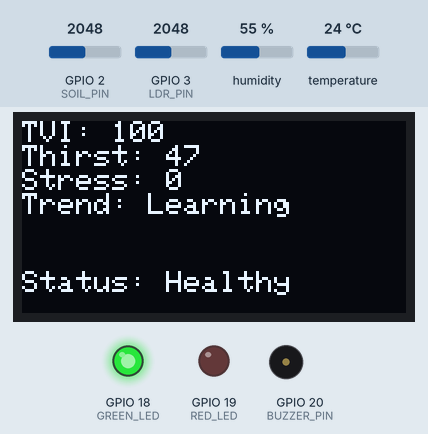
The sketch below on a simulated ESP32-C6. On the bench: 128×64 one-colour display, output pins drawn as LEDs (lit = HIGH), buzzer (waves = sounding, pin HIGH). Inputs (shaded band) come from the test bench; at power-on: GPIO 2 (SOIL_PIN) = 2048, temperature 24 °C, humidity 55 %, GPIO 3 (LDR_PIN) = 2048. WiFi joins after 1.5 s; servers stay silent unless stated; what the sketch prints to the serial monitor is not drawn.

Above: at 8.5 s.
8.6 s: GPIO 2 (SOIL_PIN) set to 2886
At 12.0 s:
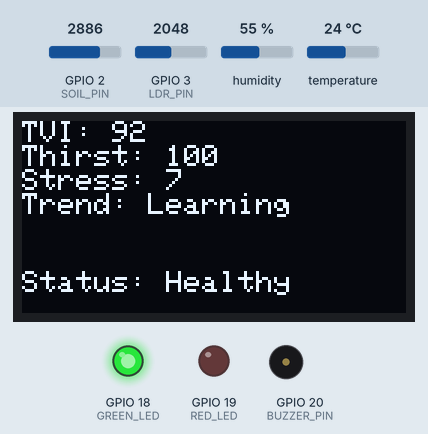
15.4 s: GPIO 2 (SOIL_PIN) set to 2994
At 21.2 s:
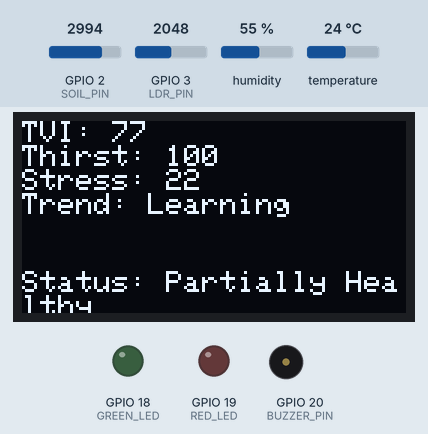
24.0 s: temperature set to 34 °C
At 27.0 s:
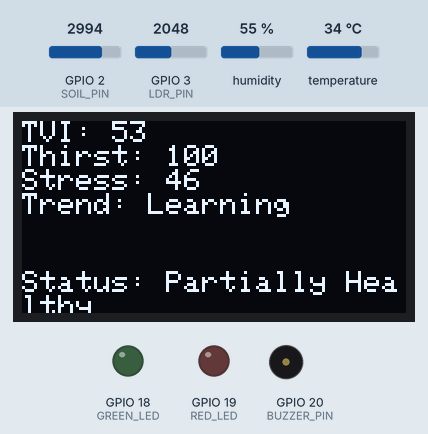
30.4 s: temperature set to 37 °C
At 33.4 s:
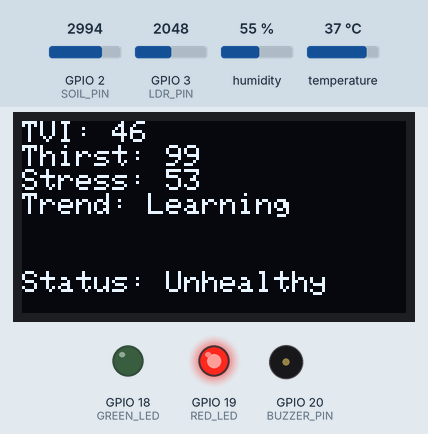
35.5 s: GPIO 2 (SOIL_PIN) set to 1228
At 37.5 s:
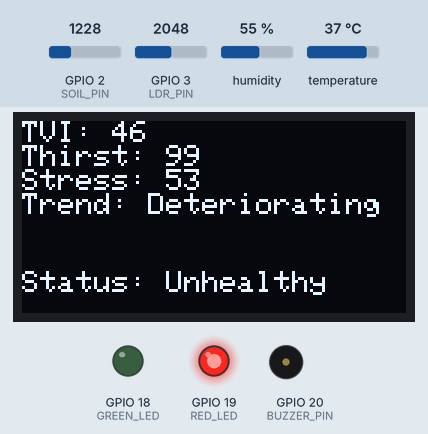
42.4 s: humidity set to 39 %
At 44.3 s:
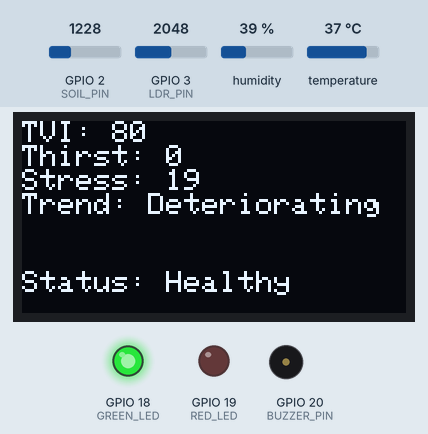
45.4 s: humidity set to 36 %
Timing chart, 0 to 48.4 s (numbered marks = the images above; inputs shaded):
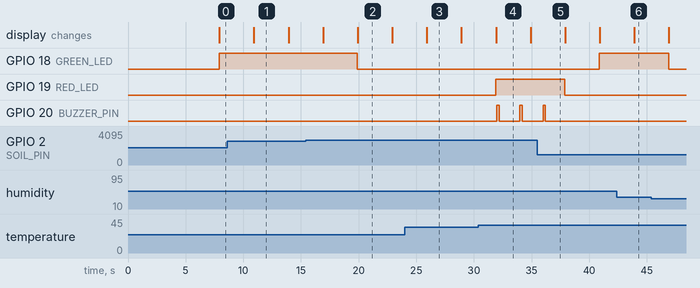

Measured:
- the behaviour switches between 2927 and 2928 on GPIO 2 (SOIL_PIN) (found by bisection; images 1 and 2)
- the behaviour switches between 35 and 36 °C on temperature (found by bisection; images 3 and 4)
- after the input at 8.6 s, the display: changes after 2.3 s (image 1)
- after the input at 30.4 s, GPIO 19 (RED_LED): LOW → HIGH after 1.5 s; GPIO 20 (BUZZER_PIN): alternates HIGH for 0.20 s and LOW for 1.8 s, starting after 1.6 s; the display: changes after 1.5 s (image 4)
- after the input at 35.5 s, GPIO 18 (GREEN_LED): LOW → HIGH after 5.4 s; GPIO 19 (RED_LED): HIGH → LOW after 2.4 s; GPIO 20 (BUZZER_PIN): goes on until 36.2 s, then stays LOW
- after the input at 42.4 s, the display: changes after 1.5 s (image 6)
- after the input at 45.4 s, GPIO 18 (GREEN_LED): HIGH → LOW after 1.5 s

The sketch:

TreeVital.ino
```cpp
/* ============================================================
   TREEVITAL - Tree Vitality Monitoring System
   Board: ESP32-C6 (any DevKit variant)

   Sensors wired:      FC-28 soil moisture (AO) -> GPIO2
                        LDR / photoresistor      -> GPIO3
                        DHT11 (temp/humidity)    -> GPIO21
   Outputs wired:      Green LED -> GPIO18, Red LED -> GPIO19
                        Buzzer    -> GPIO20
                        OLED (I2C SSD1306) SDA -> GPIO22, SCL -> GPIO23

   DHT11 is active (USE_DHT11 = true). Its readings feed the Stress Index
   and are printed to Serial Monitor only - OLED, Blynk, LEDs, and buzzer
   are unaffected by this change and keep working exactly as before.
   ============================================================ */

// ---------------- Blynk credentials ----------------
// Get these from your Blynk.Cloud template (see setup guide)
#define BLYNK_TEMPLATE_ID   "YOUR_TEMPLATE_ID"
#define BLYNK_TEMPLATE_NAME "TreeVital"
#define BLYNK_AUTH_TOKEN    "YOUR_AUTH_TOKEN"

#include <WiFi.h>
#include <BlynkSimpleEsp32.h>
#include <Wire.h>
#include <Adafruit_GFX.h>
#include <Adafruit_SSD1306.h>

char ssid[] = "YOUR_WIFI_SSID";
char pass[] = "YOUR_WIFI_PASSWORD";

// ---------------- DHT11 (temperature + humidity) ----------------
#include <DHT.h>
#define DHT_PIN 21
#define DHT_TYPE DHT11
DHT dht(DHT_PIN, DHT_TYPE);
bool USE_DHT11 = true;
// -------------------------------------------------------------

// ---------------- Pin assignments ----------------
const int SOIL_PIN   = 2;
const int LDR_PIN    = 3;
const int GREEN_LED  = 18;
const int RED_LED    = 19;
const int BUZZER_PIN = 20;
const int OLED_SDA = 22;
const int OLED_SCL = 23;

// ---------------- OLED display ----------------
#define SCREEN_WIDTH 128
#define SCREEN_HEIGHT 64
#define OLED_RESET -1
#define OLED_I2C_ADDR 0x3C   // try 0x3D instead if the display stays blank
Adafruit_SSD1306 display(SCREEN_WIDTH, SCREEN_HEIGHT, &Wire, OLED_RESET);

// ---------------- Calibration ----------------
// FILL THESE IN using the raw values printed to Serial Monitor.
// It does not matter whether the "0%" number is bigger or smaller
// than the "100%" number - the math below handles either direction.
float SOIL_RAW_DRY  = 3000;  // raw reading -> treated as 0% moisture
float SOIL_RAW_WET  = 1200;  // raw reading -> treated as 100% moisture
float LDR_RAW_DARK  = 300;   // raw reading -> treated as 0% light
float LDR_RAW_BRIGHT = 3800; // raw reading -> treated as 100% light

// Acceptable "good" ranges (tune to your plant/species over time)
const float LIGHT_MIN_GOOD = 20, LIGHT_MAX_GOOD = 80;
const float LIGHT_HARD_MIN = 0,  LIGHT_HARD_MAX = 100;
const float TEMP_MIN_GOOD = 18, TEMP_MAX_GOOD = 28;
const float TEMP_HARD_MIN = 5,  TEMP_HARD_MAX = 40;
const float HUM_MIN_GOOD  = 40, HUM_MAX_GOOD  = 70;
const float HUM_HARD_MIN  = 10, HUM_HARD_MAX  = 95;

// ---------------- Baseline (auto-learned at boot) ----------------
float baselineSoilPct = -1;   // set once during setup()
float lastSoilPct = -1;       // used to measure rate of decline

// ---------------- Moving average filters ----------------
const int FILTER_SIZE = 5;
float soilBuf[FILTER_SIZE]  = {0};
float lightBuf[FILTER_SIZE] = {0};
int soilPos = 0, soilCount = 0;
int lightPos = 0, lightCount = 0;

// ---------------- History for trend + recovery ----------------
const int HISTORY_SIZE = 10;
float tviHistory[HISTORY_SIZE]    = {0};
float stressHistory[HISTORY_SIZE] = {0};
int historyPos = 0, historyCount = 0;
float peakStress = 0;

BlynkTimer timer;
String currentStatus = "Healthy";  // updated by sendData(), read continuously by loop()

// ================= Helper functions =================

float pushAndAverage(float* buf, int &pos, int &count, float newVal) {
  buf[pos] = newVal;
  pos = (pos + 1) % FILTER_SIZE;
  if (count < FILTER_SIZE) count++;
  float sum = 0;
  for (int i = 0; i < count; i++) sum += buf[i];
  return sum / count;
}

// Maps a raw ADC value onto 0-100%, given the raw values that represent 0% and 100%
float rawToPercent(float raw, float rawAt0, float rawAt100) {
  float pct = (raw - rawAt0) * 100.0 / (rawAt100 - rawAt0);
  return constrain(pct, 0, 100);
}

// 0 stress inside [minGood,maxGood], ramps up to 100 as value passes the hard limits
float rangeStress(float value, float minGood, float maxGood, float hardMin, float hardMax) {
  if (value >= minGood && value <= maxGood) return 0;
  if (value < minGood) {
    if (hardMin >= minGood) return 100;
    return constrain((minGood - value) * 100.0 / (minGood - hardMin), 0, 100);
  }
  if (hardMax <= maxGood) return 100;
  return constrain((value - maxGood) * 100.0 / (hardMax - maxGood), 0, 100);
}

void pushHistory(float tvi, float stress) {
  tviHistory[historyPos] = tvi;
  stressHistory[historyPos] = stress;
  historyPos = (historyPos + 1) % HISTORY_SIZE;
  if (historyCount < HISTORY_SIZE) historyCount++;
}

String computeTrend() {
  if (historyCount < HISTORY_SIZE) return "Learning";
  float firstHalf = 0, secondHalf = 0;
  int half = HISTORY_SIZE / 2;
  for (int i = 0; i < half; i++) firstHalf += tviHistory[i];
  for (int i = half; i < HISTORY_SIZE; i++) secondHalf += tviHistory[i];
  firstHalf /= half;
  secondHalf /= (HISTORY_SIZE - half);
  float diff = secondHalf - firstHalf;
  if (diff > 3) return "Improving";
  if (diff < -3) return "Deteriorating";
  return "Stable";
}

// ================= Setup =================

void setup() {
  Serial.begin(115200);
  pinMode(GREEN_LED, OUTPUT);
  pinMode(RED_LED, OUTPUT);
  pinMode(BUZZER_PIN, OUTPUT);

  Wire.begin(OLED_SDA, OLED_SCL);
  if (!display.begin(SSD1306_SWITCHCAPVCC, OLED_I2C_ADDR)) {
    Serial.println("SSD1306 not found - check wiring/address");
  } else {
    display.clearDisplay();
    display.setTextSize(1);
    display.setTextColor(SSD1306_WHITE);
    display.setCursor(0, 0);
    display.println("TreeVital");
    display.println("Starting up...");
    display.display();
  }

  // ---------------- DHT11 INTEGRATION: step 2 ----------------
  if (USE_DHT11) dht.begin();
  // -------------------------------------------------------------

  Blynk.begin(BLYNK_AUTH_TOKEN, ssid, pass);

  Serial.println("Learning soil baseline... IMPORTANT: sensor must already be");
  Serial.println("inserted in moist soil (ideally just after watering) for this to be meaningful.");
  float sum = 0;
  for (int i = 0; i < 10; i++) {
    int raw = analogRead(SOIL_PIN);
    float pct = rawToPercent(raw, SOIL_RAW_DRY, SOIL_RAW_WET);
    sum += pct;
    delay(300);
  }
  baselineSoilPct = sum / 10.0;
  lastSoilPct = baselineSoilPct;
  Serial.print("Baseline soil moisture set to: ");
  Serial.print(baselineSoilPct);
  Serial.println("%");

  timer.setInterval(3000L, sendData);
}

// ================= Main loop =================

void loop() {
  Blynk.run();
  timer.run();
  updateBuzzer();
}

// Runs every loop() iteration (not just every 3s like sendData) so the
// beep timing is actually accurate instead of being sampled too rarely.
void updateBuzzer() {
  const int BEEP_ON_MS = 200;            // how long each beep lasts
  const int CRITICAL_PERIOD_MS = 800;    // beep every 0.8s - urgent
  const int UNHEALTHY_PERIOD_MS = 2000;  // beep every 2s - beep..beep..beep
  if (currentStatus == "Critical") {
    digitalWrite(BUZZER_PIN, (millis() % CRITICAL_PERIOD_MS) < BEEP_ON_MS ? HIGH : LOW);
  } else if (currentStatus == "Unhealthy") {
    digitalWrite(BUZZER_PIN, (millis() % UNHEALTHY_PERIOD_MS) < BEEP_ON_MS ? HIGH : LOW);
  } else {
    digitalWrite(BUZZER_PIN, LOW);
  }
}

// ================= Core logic =================

void sendData() {
  // ---- Raw readings ----
  int soilRaw = analogRead(SOIL_PIN);
  int lightRaw = analogRead(LDR_PIN);

  // Print raw values so you can fill in the calibration constants above
  Serial.print("RAW soil="); Serial.print(soilRaw);
  Serial.print("  RAW light="); Serial.println(lightRaw);

  float soilPctRaw = rawToPercent(soilRaw, SOIL_RAW_DRY, SOIL_RAW_WET);
  float lightPctRaw = rawToPercent(lightRaw, LDR_RAW_DARK, LDR_RAW_BRIGHT);

  // ---- Filtering (smooth out noisy single readings) ----
  float soilPct = pushAndAverage(soilBuf, soilPos, soilCount, soilPctRaw);
  float lightPct = pushAndAverage(lightBuf, lightPos, lightCount, lightPctRaw);

  // ---- DHT11 INTEGRATION: step 3 ----
  float tempC = TEMP_MIN_GOOD + (TEMP_MAX_GOOD - TEMP_MIN_GOOD) / 2; // neutral placeholder
  float humPct = HUM_MIN_GOOD + (HUM_MAX_GOOD - HUM_MIN_GOOD) / 2;   // neutral placeholder
  if (USE_DHT11) {
    float t = dht.readTemperature();
    float h = dht.readHumidity();
    if (!isnan(t)) tempC = t;
    if (!isnan(h)) humPct = h;
    // Serial-only, as requested - not shown on OLED/Blynk/LEDs/buzzer.
    Serial.print("RAW DHT11 temp="); Serial.print(tempC);
    Serial.print("C  humidity="); Serial.print(humPct);
    Serial.println("%");
  }
  // ------------------------------------

  // ---- Individual stress scores (0-100) ----
  // minGood has a hard floor of 20% so a bad/low baseline (e.g. sensor not
  // yet inserted into soil when it learned) can never make "very dry" look normal.
  float waterMinGood = max((float)20, baselineSoilPct - 15);
  float waterStress = rangeStress(soilPct, waterMinGood, 100, 0, 100);
  float lightStress = rangeStress(lightPct, LIGHT_MIN_GOOD, LIGHT_MAX_GOOD, LIGHT_HARD_MIN, LIGHT_HARD_MAX);
  float tempStress = rangeStress(tempC, TEMP_MIN_GOOD, TEMP_MAX_GOOD, TEMP_HARD_MIN, TEMP_HARD_MAX);
  float humStress = rangeStress(humPct, HUM_MIN_GOOD, HUM_MAX_GOOD, HUM_HARD_MIN, HUM_HARD_MAX);

  // ---- DEBUG: watch these while calibrating. If soil%/light% barely move
  // out of the 20-80 range even at extremes, your raw calibration constants
  // above don't match your actual sensor - re-measure and update them. ----
  Serial.print("  [debug] soil%="); Serial.print(soilPct);
  Serial.print(" light%="); Serial.print(lightPct);
  Serial.print(" waterMinGood="); Serial.print(waterMinGood);
  Serial.print(" waterStress="); Serial.print(waterStress);
  Serial.print(" lightStress="); Serial.println(lightStress);

  // ---- Combined Stress Index (weights redistribute if DHT11 isn't active yet) ----
  float stressIndex;
  if (USE_DHT11) {
    stressIndex = waterStress * 0.35 + lightStress * 0.25 + tempStress * 0.25 + humStress * 0.15;
  } else {
    stressIndex = waterStress * 0.6 + lightStress * 0.4;
  }

  // ---- Thirst Index: current deficit + rate of decline (early warning) ----
  float declineRate = lastSoilPct - soilPct; // positive = drying out
  lastSoilPct = soilPct;
  float thirstIndex = constrain((100 - soilPct) + declineRate * 5, 0, 100);

  // ---- Tree Vitality Index ----
  float tvi = constrain(100 - stressIndex, 0, 100);

  // ---- Recovery Index ----
  if (stressIndex > peakStress) peakStress = stressIndex;
  float recoveryIndex = 0;
  if (peakStress > 0) {
    recoveryIndex = constrain((peakStress - stressIndex) / peakStress * 100.0, 0, 100);
  }
  if (stressIndex < 5) peakStress = 0; // fully recovered, reset for next episode

  pushHistory(tvi, stressIndex);
  String trend = computeTrend();

  // ---- Overall status ----
  String status;
  if (tvi >= 80) status = "Healthy";
  else if (tvi >= 50) status = "Partially Healthy";
  else if (tvi >= 25) status = "Unhealthy";
  else status = "Critical";

  // ---- Dominant stress factor (explainable diagnosis) ----
  String dominant = "None";
  float maxStress = waterStress;
  dominant = "Water deficit";
  if (lightStress > maxStress) { maxStress = lightStress; dominant = "Poor light"; }
  if (USE_DHT11 && tempStress > maxStress) { maxStress = tempStress; dominant = "Temperature stress"; }
  if (USE_DHT11 && humStress > maxStress) { maxStress = humStress; dominant = "Humidity stress"; }
  if (maxStress < 10) dominant = "None - conditions good";

  // ---- LEDs + buzzer ----
  digitalWrite(GREEN_LED, status == "Healthy" ? HIGH : LOW);
  digitalWrite(RED_LED, (status == "Unhealthy" || status == "Critical") ? HIGH : LOW);
  currentStatus = status; // updateBuzzer() in loop() reads this continuously

  // ---- Update OLED ----
  display.clearDisplay();
  display.setTextSize(1);
  display.setTextColor(SSD1306_WHITE);
  display.setCursor(0, 0);
  display.print("TVI: "); display.println((int)tvi);
  display.print("Thirst: "); display.println((int)thirstIndex);
  display.print("Stress: "); display.println((int)stressIndex);
  display.print("Trend: "); display.println(trend);
  display.setTextSize(1);
  display.setCursor(0, 50);
  display.print("Status: "); display.println(status);
  display.display();

  // ---- Send to Blynk ----
  Blynk.virtualWrite(V0, tvi);
  Blynk.virtualWrite(V1, thirstIndex);
  Blynk.virtualWrite(V2, stressIndex);
  Blynk.virtualWrite(V3, trend);
  Blynk.virtualWrite(V4, status);
  // You've only created datastreams V0-V4 so far. If you later add V5 (Dominant
  // Factor), V6 (Soil %) or V7 (Light %) in the Blynk template, uncomment below:
  // Blynk.virtualWrite(V5, dominant);
  // Blynk.virtualWrite(V6, soilPct);
  // Blynk.virtualWrite(V7, lightPct);

  Serial.print("TVI="); Serial.print(tvi);
  Serial.print(" Thirst="); Serial.print(thirstIndex);
  Serial.print(" Stress="); Serial.print(stressIndex);
  Serial.print(" Recovery="); Serial.print(recoveryIndex);
  Serial.print(" Trend="); Serial.print(trend);
  Serial.print(" Status="); Serial.print(status);
  Serial.print(" Dominant="); Serial.println(dominant);
}
```
